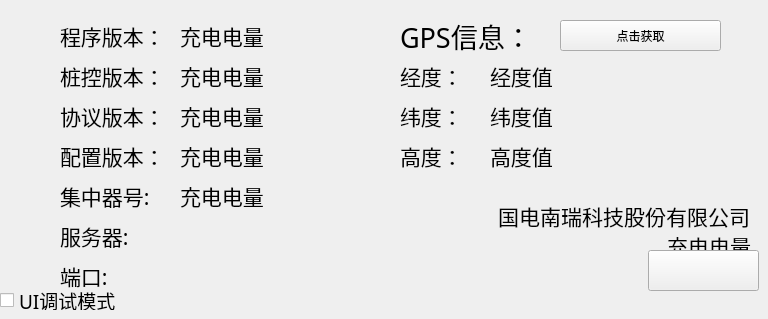
   <widget class="QWidget" name="tab_4">
    <attribute name="title">
     <string>关于</string>
    </attribute>
    <widget class="QLabel" name="lblPoleId_2">
     <property name="geometry">
      <rect>
       <x>449</x>
       <y>200</y>
       <width>301</width>
       <height>31</height>
      </rect>
     </property>
     <property name="font">
      <font>
       <family>微软雅黑</family>
       <pointsize>16</pointsize>
       <weight>50</weight>
       <italic>false</italic>
       <bold>false</bold>
       <underline>false</underline>
       <strikeout>false</strikeout>
      </font>
     </property>
     <property name="text">
      <string>国电南瑞科技股份有限公司</string>
     </property>
     <property name="alignment">
      <set>Qt::AlignRight|Qt::AlignTrailing|Qt::AlignVCenter</set>
     </property>
    </widget>
    <widget class="QLabel" name="label_32">
     <property name="geometry">
      <rect>
       <x>60</x>
       <y>20</y>
       <width>111</width>
       <height>31</height>
      </rect>
     </property>
     <property name="font">
      <font>
       <family>微软雅黑</family>
       <pointsize>16</pointsize>
       <weight>50</weight>
       <italic>false</italic>
       <bold>false</bold>
       <underline>false</underline>
       <strikeout>false</strikeout>
      </font>
     </property>
     <property name="text">
      <string>程序版本：</string>
     </property>
    </widget>
    <widget class="QLabel" name="label_42">
     <property name="geometry">
      <rect>
       <x>60</x>
       <y>60</y>
       <width>111</width>
       <height>31</height>
      </rect>
     </property>
     <property name="font">
      <font>
       <family>微软雅黑</family>
       <pointsize>16</pointsize>
       <weight>50</weight>
       <italic>false</italic>
       <bold>false</bold>
       <underline>false</underline>
       <strikeout>false</strikeout>
      </font>
     </property>
     <property name="text">
      <string>桩控版本：</string>
     </property>
    </widget>
    <widget class="QCheckBox" name="chkGuiDebugMode">
     <property name="geometry">
      <rect>
       <x>0</x>
       <y>290</y>
       <width>141</width>
       <height>20</height>
      </rect>
     </property>
     <property name="font">
      <font>
       <family>微软雅黑</family>
       <pointsize>14</pointsize>
       <weight>50</weight>
       <italic>false</italic>
       <bold>false</bold>
       <underline>false</underline>
       <strikeout>false</strikeout>
      </font>
     </property>
     <property name="text">
      <string>UI调试模式</string>
     </property>
    </widget>
    <widget class="QLabel" name="lblJzqAddr">
     <property name="geometry">
      <rect>
       <x>180</x>
       <y>180</y>
       <width>111</width>
       <height>31</height>
      </rect>
     </property>
     <property name="font">
      <font>
       <family>微软雅黑</family>
       <pointsize>16</pointsize>
       <weight>50</weight>
       <italic>false</italic>
       <bold>false</bold>
       <underline>false</underline>
       <strikeout>false</strikeout>
      </font>
     </property>
     <property name="text">
      <string>充电电量</string>
     </property>
    </widget>
    <widget class="QLabel" name="lblVerDate">
     <property name="geometry">
      <rect>
       <x>600</x>
       <y>230</y>
       <width>151</width>
       <height>31</height>
      </rect>
     </property>
     <property name="font">
      <font>
       <family>微软雅黑</family>
       <pointsize>16</pointsize>
       <weight>50</weight>
       <italic>false</italic>
       <bold>false</bold>
       <underline>false</underline>
       <strikeout>false</strikeout>
      </font>
     </property>
     <property name="text">
      <string>充电电量</string>
     </property>
     <property name="alignment">
      <set>Qt::AlignRight|Qt::AlignTrailing|Qt::AlignVCenter</set>
     </property>
    </widget>
    <widget class="QLabel" name="lblVersion">
     <property name="geometry">
      <rect>
       <x>180</x>
       <y>20</y>
       <width>141</width>
       <height>31</height>
      </rect>
     </property>
     <property name="font">
      <font>
       <family>微软雅黑</family>
       <pointsize>16</pointsize>
       <weight>50</weight>
       <italic>false</italic>
       <bold>false</bold>
       <underline>false</underline>
       <strikeout>false</strikeout>
      </font>
     </property>
     <property name="text">
      <string>充电电量</string>
     </property>
    </widget>
    <widget class="QLabel" name="label_38">
     <property name="geometry">
      <rect>
       <x>60</x>
       <y>180</y>
       <width>100</width>
       <height>31</height>
      </rect>
     </property>
     <property name="font">
      <font>
       <family>微软雅黑</family>
       <pointsize>16</pointsize>
       <weight>50</weight>
       <italic>false</italic>
       <bold>false</bold>
       <underline>false</underline>
       <strikeout>false</strikeout>
      </font>
     </property>
     <property name="text">
      <string>集中器号:</string>
     </property>
    </widget>
    <widget class="QLabel" name="label_net">
     <property name="geometry">
      <rect>
       <x>60</x>
       <y>220</y>
       <width>100</width>
       <height>31</height>
      </rect>
     </property>
     <property name="font">
      <font>
       <family>微软雅黑</family>
       <pointsize>16</pointsize>
       <weight>50</weight>
       <italic>false</italic>
       <bold>false</bold>
       <underline>false</underline>
       <strikeout>false</strikeout>
      </font>
     </property>
     <property name="text">
      <string>服务器:</string>
     </property>
    </widget>
    <widget class="QLabel" name="label_comm">
     <property name="geometry">
      <rect>
       <x>60</x>
       <y>260</y>
       <width>100</width>
       <height>31</height>
      </rect>
     </property>
     <property name="font">
      <font>
       <family>微软雅黑</family>
       <pointsize>16</pointsize>
       <weight>50</weight>
       <italic>false</italic>
       <bold>false</bold>
       <underline>false</underline>
       <strikeout>false</strikeout>
      </font>
     </property>
     <property name="text">
      <string>端口:</string>
     </property>
    </widget>
    <widget class="QLabel" name="lblnetstat">
     <property name="geometry">
      <rect>
       <x>180</x>
       <y>220</y>
       <width>251</width>
       <height>31</height>
      </rect>
     </property>
     <property name="font">
      <font>
       <family>微软雅黑</family>
       <pointsize>16</pointsize>
       <weight>50</weight>
       <italic>false</italic>
       <bold>false</bold>
       <underline>false</underline>
       <strikeout>false</strikeout>
      </font>
     </property>
     <property name="text">
      <string/>
     </property>
    </widget>
    <widget class="QLabel" name="lblcomm">
     <property name="geometry">
      <rect>
       <x>180</x>
       <y>260</y>
       <width>251</width>
       <height>31</height>
      </rect>
     </property>
     <property name="font">
      <font>
       <family>微软雅黑</family>
       <pointsize>16</pointsize>
       <weight>50</weight>
       <italic>false</italic>
       <bold>false</bold>
       <underline>false</underline>
       <strikeout>false</strikeout>
      </font>
     </property>
     <property name="text">
      <string/>
     </property>
    </widget>
    <widget class="QLabel" name="label_55">
     <property name="geometry">
      <rect>
       <x>60</x>
       <y>100</y>
       <width>111</width>
       <height>31</height>
      </rect>
     </property>
     <property name="font">
      <font>
       <family>微软雅黑</family>
       <pointsize>16</pointsize>
       <weight>50</weight>
       <italic>false</italic>
       <bold>false</bold>
       <underline>false</underline>
       <strikeout>false</strikeout>
      </font>
     </property>
     <property name="text">
      <string>协议版本：</string>
     </property>
    </widget>
    <widget class="QLabel" name="lblVersion_pro">
     <property name="geometry">
      <rect>
       <x>180</x>
       <y>100</y>
       <width>151</width>
       <height>31</height>
      </rect>
     </property>
     <property name="font">
      <font>
       <family>微软雅黑</family>
       <pointsize>16</pointsize>
       <weight>50</weight>
       <italic>false</italic>
       <bold>false</bold>
       <underline>false</underline>
       <strikeout>false</strikeout>
      </font>
     </property>
     <property name="text">
      <string>充电电量</string>
     </property>
    </widget>
    <widget class="QLabel" name="label_56">
     <property name="geometry">
      <rect>
       <x>60</x>
       <y>140</y>
       <width>100</width>
       <height>31</height>
      </rect>
     </property>
     <property name="font">
      <font>
       <family>微软雅黑</family>
       <pointsize>16</pointsize>
       <weight>50</weight>
       <italic>false</italic>
       <bold>false</bold>
       <underline>false</underline>
       <strikeout>false</strikeout>
      </font>
     </property>
     <property name="text">
      <string>配置版本：</string>
     </property>
    </widget>
    <widget class="QLabel" name="lblVersion_cui">
     <property name="geometry">
      <rect>
       <x>180</x>
       <y>140</y>
       <width>111</width>
       <height>31</height>
      </rect>
     </property>
     <property name="font">
      <font>
       <family>微软雅黑</family>
       <pointsize>16</pointsize>
       <weight>50</weight>
       <italic>false</italic>
       <bold>false</bold>
       <underline>false</underline>
       <strikeout>false</strikeout>
      </font>
     </property>
     <property name="text">
      <string>充电电量</string>
     </property>
    </widget>
    <widget class="QLabel" name="label_74">
     <property name="geometry">
      <rect>
       <x>400</x>
       <y>20</y>
       <width>161</width>
       <height>31</height>
      </rect>
     </property>
     <property name="font">
      <font>
       <family>微软雅黑</family>
       <pointsize>20</pointsize>
       <weight>50</weight>
       <italic>false</italic>
       <bold>false</bold>
       <underline>false</underline>
       <strikeout>false</strikeout>
      </font>
     </property>
     <property name="text">
      <string>GPS信息：</string>
     </property>
    </widget>
    <widget class="QPushButton" name="GPS_INFO">
     <property name="geometry">
      <rect>
       <x>560</x>
       <y>20</y>
       <width>161</width>
       <height>31</height>
      </rect>
     </property>
     <property name="text">
      <string>点击获取</string>
     </property>
    </widget>
    <widget class="QLabel" name="label_75">
     <property name="geometry">
      <rect>
       <x>400</x>
       <y>60</y>
       <width>131</width>
       <height>31</height>
      </rect>
     </property>
     <property name="font">
      <font>
       <family>微软雅黑</family>
       <pointsize>16</pointsize>
       <weight>50</weight>
       <italic>false</italic>
       <bold>false</bold>
       <underline>false</underline>
       <strikeout>false</strikeout>
      </font>
     </property>
     <property name="text">
      <string>经度：</string>
     </property>
    </widget>
    <widget class="QLabel" name="label_76">
     <property name="geometry">
      <rect>
       <x>400</x>
       <y>100</y>
       <width>121</width>
       <height>31</height>
      </rect>
     </property>
     <property name="font">
      <font>
       <family>微软雅黑</family>
       <pointsize>16</pointsize>
       <weight>50</weight>
       <italic>false</italic>
       <bold>false</bold>
       <underline>false</underline>
       <strikeout>false</strikeout>
      </font>
     </property>
     <property name="text">
      <string>纬度：</string>
     </property>
    </widget>
    <widget class="QLabel" name="label_77">
     <property name="geometry">
      <rect>
       <x>400</x>
       <y>140</y>
       <width>121</width>
       <height>31</height>
      </rect>
     </property>
     <property name="font">
      <font>
       <family>微软雅黑</family>
       <pointsize>16</pointsize>
       <weight>50</weight>
       <italic>false</italic>
       <bold>false</bold>
       <underline>false</underline>
       <strikeout>false</strikeout>
      </font>
     </property>
     <property name="text">
      <string>高度：</string>
     </property>
    </widget>
    <widget class="QLabel" name="GPS_JD">
     <property name="geometry">
      <rect>
       <x>490</x>
       <y>60</y>
       <width>191</width>
       <height>31</height>
      </rect>
     </property>
     <property name="font">
      <font>
       <family>微软雅黑</family>
       <pointsize>16</pointsize>
       <weight>50</weight>
       <italic>false</italic>
       <bold>false</bold>
       <underline>false</underline>
       <strikeout>false</strikeout>
      </font>
     </property>
     <property name="text">
      <string>经度值</string>
     </property>
    </widget>
    <widget class="QLabel" name="GPS_WD">
     <property name="geometry">
      <rect>
       <x>490</x>
       <y>100</y>
       <width>191</width>
       <height>31</height>
      </rect>
     </property>
     <property name="font">
      <font>
       <family>微软雅黑</family>
       <pointsize>16</pointsize>
       <weight>50</weight>
       <italic>false</italic>
       <bold>false</bold>
       <underline>false</underline>
       <strikeout>false</strikeout>
      </font>
     </property>
     <property name="text">
      <string>纬度值</string>
     </property>
    </widget>
    <widget class="QLabel" name="GPS_GD">
     <property name="geometry">
      <rect>
       <x>490</x>
       <y>140</y>
       <width>191</width>
       <height>31</height>
      </rect>
     </property>
     <property name="font">
      <font>
       <family>微软雅黑</family>
       <pointsize>16</pointsize>
       <weight>50</weight>
       <italic>false</italic>
       <bold>false</bold>
       <underline>false</underline>
       <strikeout>false</strikeout>
      </font>
     </property>
     <property name="text">
      <string>高度值</string>
     </property>
    </widget>
    <widget class="QLabel" name="lblVersion_can">
     <property name="geometry">
      <rect>
       <x>180</x>
       <y>60</y>
       <width>151</width>
       <height>31</height>
      </rect>
     </property>
     <property name="font">
      <font>
       <family>微软雅黑</family>
       <pointsize>16</pointsize>
       <weight>50</weight>
       <italic>false</italic>
       <bold>false</bold>
       <underline>false</underline>
       <strikeout>false</strikeout>
      </font>
     </property>
     <property name="text">
      <string>充电电量</string>
     </property>
    </widget>
    <widget class="QLabel" name="label_6">
     <property name="geometry">
      <rect>
       <x>600</x>
       <y>260</y>
       <width>151</width>
       <height>31</height>
      </rect>
     </property>
     <property name="text">
      <string>FQH</string>
     </property>
     <property name="alignment">
      <set>Qt::AlignRight|Qt::AlignTrailing|Qt::AlignVCenter</set>
     </property>
    </widget>
    <widget class="QPushButton" name="pushButton">
     <property name="geometry">
      <rect>
       <x>648</x>
       <y>250</y>
       <width>111</width>
       <height>41</height>
      </rect>
     </property>
     <property name="text">
      <string/>
     </property>
    </widget>
   </widget>
